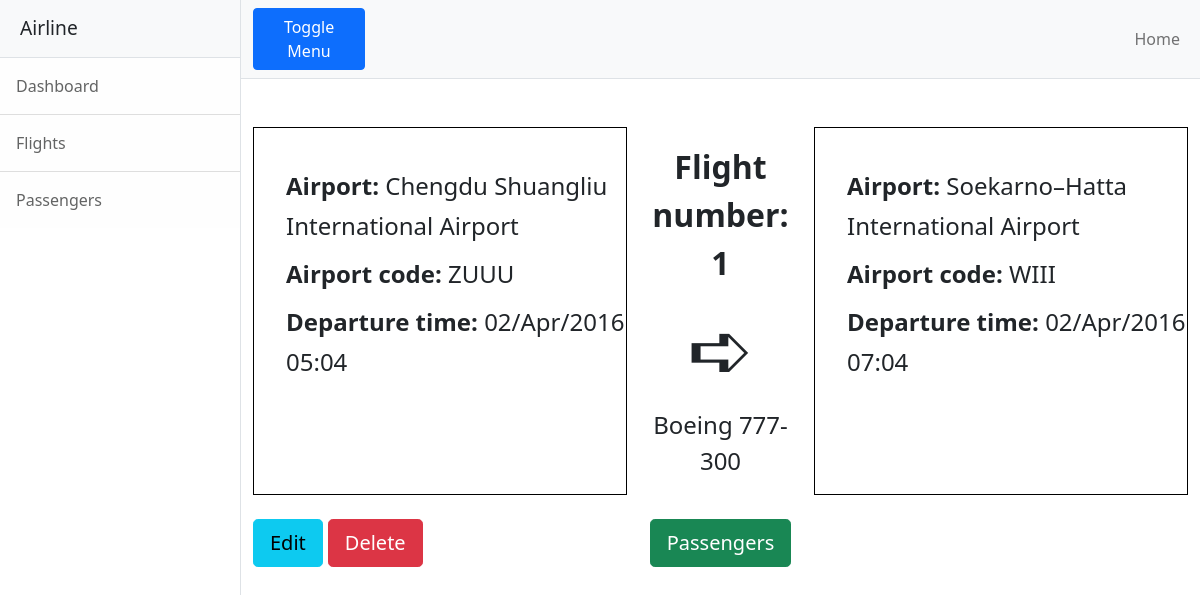
/flights/1/detail/, run on the app's committed database.
### Airlineapp/models.py (models this page shows, shortened)
class Flight(models.Model):
    flight_id = models.IntegerField(primary_key=True)
    aircraft = models.ForeignKey(Aircraft, on_delete=models.DO_NOTHING)
    dispatcher = models.ForeignKey(Employee, on_delete=models.DO_NOTHING, related_name='dispatcher')
    dpt_airport = models.ForeignKey(Airport, on_delete=models.DO_NOTHING, related_name='dpt_airport')
    dst_airport = models.ForeignKey(Airport, on_delete=models.DO_NOTHING, related_name='dst_airport')
    pilots = models.ManyToManyField(Employee, related_name='pilots')
    flight_attendants = models.ManyToManyField(Employee, related_name='flight_attendants')
    passengers = models.ManyToManyField(Passenger)
    dpt_time = models.DateTimeField()
    dst_time = models.DateTimeField()

class Airport(models.Model):
    icao = models.CharField(primary_key=True, max_length=4)
    name = models.CharField(max_length=100)
    city = models.CharField(max_length=50)
    country = models.CharField(max_length=50)

class Aircraft(models.Model):
    aircraft_id = models.IntegerField(primary_key=True)
    manufacturer = models.CharField(max_length=50)
    model = models.CharField(max_length=20)
    max_passengers = models.IntegerField()
    max_speed = models.IntegerField()
    range = models.IntegerField()
    def __str__(self):
        return f'{self.manufacturer} {self.model}'

### Airlineapp/views.py (the view)
# urls.py: path('flights/<int:pk>/detail/', views.flight_detail, name='flight_detail'),
def flight_detail(request, pk):
    flight = Flight.objects.get(flight_id=pk)
    return render(request, 'Airlineapp/flight_detail.html', {'flight': flight})

### templates/Airlineapp/flight_detail.html
{% extends "Airlineapp/base.html" %}
{% block body %}
    <div style="width: 100%;margin: 0px auto;padding: 0px;display: flex;margin-top: 3em">
        <div class="left" style="width: 40%;border: 1px black solid;padding: 2em 0em;font-size: 1.2rem">
            <ul style="list-style-type: none;line-height: 2.5rem;">
                <li class="mb-2" style="font-size: 1.5rem"><strong>Airport:</strong>  {{ flight.dpt_airport.name }}</li>
                <li class="mb-2" style="font-size: 1.5rem"><strong>Airport code:</strong>  {{ flight.dpt_airport.icao }}</li>
                <li class="mb-2" style="font-size: 1.5rem"><strong>Departure time:</strong> {{ flight.dpt_time|date:'d/M/Y H:m' }}</li>
            </ul>
        </div>
        <div class="mid" style="width: 20%;text-align: center;padding: 1em">
            <span style="font-size: 2rem"><strong>Flight number: {{ flight.flight_id }}</strong></span><br>
            <span style="font-size: 5rem">&#10154;</span><br>
            <span style="font-size: 1.5rem">{{ flight.aircraft }}</span>
        </div>
        <div class="right" style="width: 40%;border: 1px black solid;padding: 2em 0em;font-size: 1.2rem">
            <ul style="list-style-type: none;line-height: 2.5rem">
                <li class="mb-2" style="font-size: 1.5rem"><strong>Airport:</strong> {{ flight.dst_airport.name }}</li>
                <li class="mb-2" style="font-size: 1.5rem"><strong>Airport code:</strong> {{ flight.dst_airport.icao }}</li>
                <li class="mb-2" style="font-size: 1.5rem"><strong>Departure time:</strong> {{ flight.dst_time|date:'d/M/Y H:m' }}</li>
            </ul>
        </div>
    </div>
    <br>
    <div style="width: 100%;margin: 0px auto;padding: 0px;display: flex">
        <div class="left" style="width: 40%;font-size: 1.2rem">
            <a class="btn btn-lg btn-info" href="{% url 'edit_flight' flight.flight_id %}">Edit</a>
            <a class="btn btn-lg btn-danger" href="{% url 'delete_flight' flight.flight_id %}">Delete</a>
        </div>
        <div class="mid" style="width: 20%;text-align: center;">
            <a class="btn btn-lg btn-success" href="{% url 'flight_passengers' flight.flight_id %}">Passengers</a>
        </div>
    </div>
{% endblock %}

### data on the page
Flight: dpt_airport.name "Chengdu Shuangliu International Airport", dpt_airport.icao "ZUUU", dpt_time "02/Apr/2016 05:04", flight_id "1", aircraft "Boeing 777-300", dst_airport.name "Soekarno–Hatta International Airport", dst_airport.icao "WIII", dst_time "02/Apr/2016 07:04"
